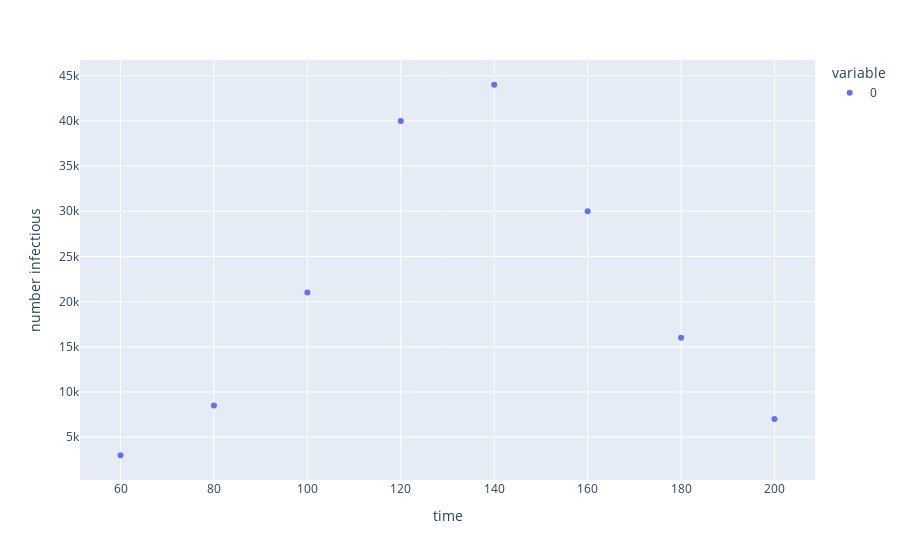

Notebook source saved alongside this figure:
### Markdown cell above
## Calibration Data
If data are needed to define a target, we just need to import it from our file data which we will design correctly.
In this example we import data from a YAML file.

### Code cell
#An example of data for the calibration 

output_labels = {"index": "time", "value": "number infectious"}

targets_yml = './data/target_yml.yml'
targets = load_data(targets_yml)
targets_data = targets['active_cases']

targets_data.plot(kind="scatter",labels=output_labels)

### Figure 1 — Plotly figure (JSON) as saved in the notebook; plotly's stock layout.template omitted (floating-point values rounded to 4 significant figures)
{"data": [{"hovertemplate": "variable=0<br>time=%{x}<br>number infectious=%{y}<extra></extra>", "legendgroup": "0", "marker": {"color": "#636efa", "symbol": "circle"}, "mode": "markers", "name": "0", "orientation": "v", "showlegend": true, "type": "scatter", "x": [60, 80, 100, 120, 140, 160, 180, 200], "xaxis": "x", "y": [3000, 8500, 21000, 40000, 44000, 30000, 16000, 7000], "yaxis": "y"}], "layout": {"legend": {"title": {"text": "variable"}, "tracegroupgap": 0}, "margin": {"t": 60}, "xaxis": {"anchor": "y", "domain": [0, 1], "title": {"text": "time"}}, "yaxis": {"anchor": "x", "domain": [0, 1], "title": {"text": "number infectious"}}}}
